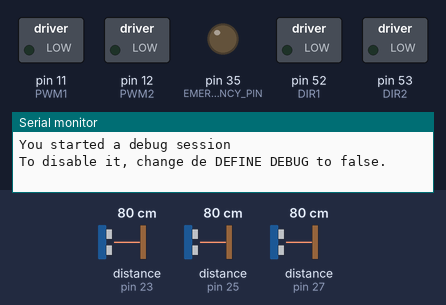
This sketch was run on a simulated Arduino Mega 2560, built with avr-gcc and run on an emulated ATmega2560. On the bench: switched loads named in the sketch (green lamp = pin HIGH), output pins drawn as LEDs (lit = HIGH), the last lines printed to the serial monitor. The inputs (shaded band) are chosen by the test bench; at power-on: distance to the obstacle (sensors on pin 23, pin 25, pin 27) 80 cm. The echo pulse lasts 58.3 µs per cm.

Above: at 1.2 s.
1.3 s: distance to the obstacle (sensor on pin 23) set to 6 cm
2.8 s: distance to the obstacle (sensor on pin 23) set to 3 cm
At 3.8 s:
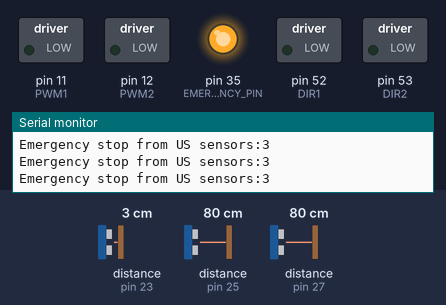
Timing chart, 0 to 5.8 s (numbered marks = the images above; inputs shaded):
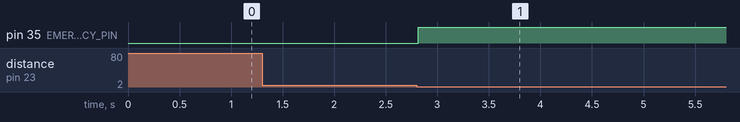

Measured:
- the behaviour switches between 5 and 4 cm on distance to the obstacle (sensor on pin 23) (found by bisection; images 0 and 1)
- after the input at 1.3 s, every drawn part: stays the same
- after the input at 2.8 s, pin 35 (EMERGENCY_PIN): LOW → HIGH at once

The sketch:

integration.ino
```cpp
/*
  Fichier d'intégration des différents modules présents sur
  l'Arduino MEGA 2560 (Arduino Motor)

  Crédits : Louis Defauw
            Alexis Paques
            Arnaud Iserentant

 * Configuration des pins.
 * Nous utiliserons :
 * - Roue codeuse gauche ;
 *            Pin 2 : vert => INT0 -- A
 *            Pin 3 : jaune => INT1 -- B
 * - Roue codeuse droite ;
 *            Pin 19 : vert => INT4 -- A
 *            Pin 18 : jaune => INT5 -- B
 * - I2C ;
 *            Pin 20 : SDA
 *            Pin 21 : SCL
 * - Moteurs ;
 *            Pin 52 : DIR 1
 *            Pin 53 : DIR 2
 *            Pin 11 : PWM 1
 *            Pin 12 : PWM 2
 * - Ultrasons;
 *            Pin 22 : TRIG avant
 *            Pin 24 : TRIG droit
 *            Pin 26 : TRIG arrière
 *            Pin 28 : TRIG gauche
 *            Pin 23 : ECHO avant
 *            Pin 25 : ECHO droit
 *            Pin 27 : ECHO arrière
 *            Pin 29 : ECHO gauche
 * - Emergency Stop;
 *            Pin 35:
 *
 * TODO : REGULATION PWM en fonction des roues codeuses
 *        Gestion des capteurs
 *
 */

/* LIBRARIES */
#include <Wire.h>
#include "NewPing.h"

/* DEFINES */
#define DEBUG true
#define EMERGENCY_PIN 35 // To choose
// I2C
#define I2CMOTORARDUINO 2
#define MSB(xx) byte(xx >> 8)
#define LSB(xx) byte(xx & 0xFF)
#define FUNCTION(x) byte(x >> 4)
#define DATA(x) byte(x & 0x0F)
#define PACK(x,y) uint16_t(uint16_t(x << 8) + uint16_t(y))
#define LSBTOMSB(x) byte(x << 4)
// MOTOR
#define speed 100
#define DIR1 52
#define PWM1 11
#define DIR2 53
#define PWM2 12
// SENSORS
#define SONAR_NUM 3
#define MAX_DISTANCE 200 // To change? (maximum distance)
#define NO_ECHO 200 // To change? (value returned if there's no ping echo)
// DEBUG
#if DEBUG
#define DEBUG_BEGIN(x); Serial.begin(x);
#define DEBUG_PRINT(x); Serial.print(x);
#define DEBUG_PRINTLN(x); Serial.println(x);
#else
#define DEBUG_BEGIN(x);
#define DEBUG_PRINT(x);
#define DEBUG_PRINTLN(x);
#endif

/* VARS */
// I2C
byte I2CDataOut[2];
// US sensors
NewPing sonar[SONAR_NUM] = {
  NewPing(22,23,MAX_DISTANCE),
  NewPing(24,25,MAX_DISTANCE),
  NewPing(26,27,MAX_DISTANCE)};
// Motors
// Rotary encoder
volatile unsigned long compteurGauche = 0;
volatile unsigned long compteurDroit = 0;
volatile boolean stateGaucheA = 0;
volatile boolean stateGaucheB = 0;
volatile boolean stateDroitA = 0;
volatile boolean stateDroitB = 0;

void setup()
{
  ///
  /// SETUP
  ///
  /* Communications */
  // DEBUG
  DEBUG_BEGIN(9600);
  DEBUG_PRINTLN("You started a debug session");
  DEBUG_PRINTLN("To disable it, change de DEFINE DEBUG to false.");
  // I2C
  Wire.begin(I2CMOTORARDUINO);
  Wire.onRequest(requestEvent);
  Wire.onReceive(receiveEvent);
  // EMERGENCY_PIN
  pinMode(EMERGENCY_PIN, OUTPUT);

  /* Régulation */
  // Moteurs
  pinMode(DIR1,OUTPUT);
  pinMode(PWM1,OUTPUT);
  pinMode(DIR2,OUTPUT);
  pinMode(PWM2,OUTPUT);
  // Rotary Encoder
  /*
  pinMode(2, INPUT);
  pinMode(3, INPUT);
  pinMode(20, INPUT);
  pinMode(21, INPUT);
  attachInterrupt(0, GaucheA, CHANGE);
  attachInterrupt(1, GaucheB, CHANGE);
  attachInterrupt(2, DroitA, CHANGE);
  attachInterrupt(3, DroitB, CHANGE);
  */
}

void loop()
{
  //regulate();
  checkSensors();
  delay(50); // délai minimum de 29ms
}

// I2C
void requestEvent(){
  Recover();
  DEBUG_PRINT("Sending data via I2C \n");
  Wire.write(I2CDataOut,2);
}
void receiveEvent(int howMany){
  if (howMany = 2) {
    byte funcdata = Wire.read();
    byte datab = Wire.read();
    byte function = FUNCTION(funcdata);
    uint16_t data = PACK(DATA(funcdata), datab);
    HaveToWork(function, data);
  }else {
    while(Wire.available()){
      Wire.read();
    }
  }
}
void HaveToWork(byte function, uint16_t data)
{
  switch(function){
    case 0:
      Stop();
      break;
    case 1:
      Forward(data);
      break;
    case 2:
      Backward(data);
      break;
    case 3:
      TurnLeft(data);
      break;
    case 4:
      TurnRight(data);
      break;
    default:
      // Source = 0
      EmergencyStop(function, 0);
      break;
  }
}

// Regulation
void regulate(){
}

// Sensors
void checkSensors(){
  byte detected;
  for (int i = 0; i < SONAR_NUM; i++){
    detected = sonar[i].ping_cm();
    if(detected < 5) EmergencyStop(detected,1);
  }
}

// Rotary encoders interruptions
void GaucheA(){
  // Le HIGH permet de convertir la valeur en booléen
  stateGaucheA=digitalRead(2) == HIGH;
  compteurGauche += (stateGaucheA != stateGaucheB) ? +1 : -1;
}
void GaucheB(){
  stateGaucheB=digitalRead(3) == HIGH;
  compteurGauche += (stateGaucheA == stateGaucheB) ? +1 : -1;
}
void DroitA(){
  stateDroitA=digitalRead(19) == HIGH;
  compteurDroit += (stateDroitA != stateDroitB) ? +1 : -1;
}
void DroitB(){
  stateDroitB=digitalRead(18) == HIGH;
  compteurDroit += (stateDroitA == stateDroitB) ? +1 : -1;
}

// I2C fonctions
void Stop(){
  digitalWrite(DIR1, 0);
  digitalWrite(DIR2, 0);
  digitalWrite(PWM1, 0);
  digitalWrite(PWM2, 0);
}
void Forward(uint16_t data){
  digitalWrite(DIR1, 1);
  digitalWrite(DIR2, 1);
  digitalWrite(PWM1, 0);
  digitalWrite(PWM2, 0);
}
void Backward(uint16_t data){
  digitalWrite(DIR1, 0);
  digitalWrite(DIR2, 0);
  digitalWrite(PWM1, 1);
  digitalWrite(PWM2, 1);
}
void TurnLeft(uint16_t data){
  digitalWrite(DIR1, 1);
  digitalWrite(DIR2, 0);
  digitalWrite(PWM1, 0);
  digitalWrite(PWM2, 1);
}
void TurnRight(uint16_t data){
  digitalWrite(DIR1, 0);
  digitalWrite(DIR2, 1);
  digitalWrite(PWM1, 1);
  digitalWrite(PWM2, 0);
}
inline void Recover(){
  digitalWrite(EMERGENCY_PIN, 0);
}
void EmergencyStop(byte data, int source){
  Stop();
  switch(source){
    case 0:
      DEBUG_PRINT("Emergency stop from I2C undefined function:");
      DEBUG_PRINTLN(data);
      I2CDataOut[0] = byte(0);
      I2CDataOut[1] = data;
      digitalWrite(EMERGENCY_PIN, 1);
      break;
    case 1:
      DEBUG_PRINT("Emergency stop from US sensors:");
      DEBUG_PRINTLN(data);
      I2CDataOut[0] = byte(1);
      I2CDataOut[1] = data;
      digitalWrite(EMERGENCY_PIN, 1);
      break;
    default:
      break;
  }
}
```

I2CBusMaster.cpp
```cpp
#include "I2CBusMaster.h"
#include <Wire.h>

I2CBusMaster::I2CBusMaster(){
}

void I2CBusMaster::Begin()
{
  // Join as Master
  Wire.begin();
}

void I2CBusMaster::Send(byte adress, byte function, byte data)
{
  if(adress > 127) adress = 127;
  if(function > 255) function = 255;
  if(data > 255) data = 255;
  Wire.beginTransmission(adress);
  Wire.write(function);
  Wire.write(data);
  Wire.endTransmission();
}

void I2CBusMaster::Request(byte adress)
{
  // Flush the buffer ... we do not need this!
  Flush();
  Wire.requestFrom(adress, (byte)2);
  if (Wire.available() == 2){
    inBuffer[0] = Wire.read();
    inBuffer[2] = Wire.read();
  }
}

inline void I2CBusMaster::Flush(){
  while(Wire.available()){
    Wire.read();
  }
}
```

I2CBusMaster.h
```cpp
// (licence header left out)
#include "Arduino.h"
#include <SPI.h>
#ifndef I2CBusMaster_h
#define I2CBusMaster_h

class I2CBusMaster
{
  public:
    I2CBusMaster();
    byte inBuffer[2];
    void Begin();
    void Send(byte adress, byte function, byte data = 0);
    void Request(byte adress);
  private:
    inline void Flush();
};

#endif
```
